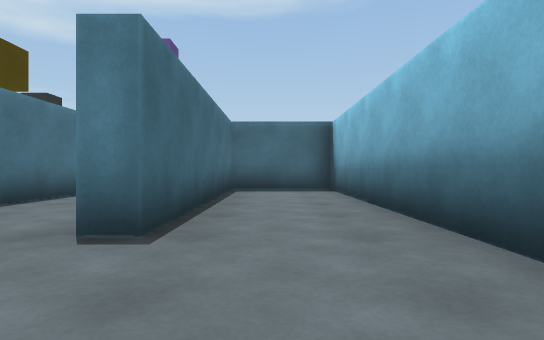
View 1 (above)

24 first-person views from a walk through a 3-D level made in the Unity game engine. The camera is 0.55 m above the floor, looks level and sees 75° across. The floor is counted in squares, 1 m on a side. Each view is taken from the middle of a square. On the plan, view 1 faces up. The plan holds only what a view shows up to about 9 squares ahead; the rest is blank. The place goes on beyond the plan. The player is left out.

View 2
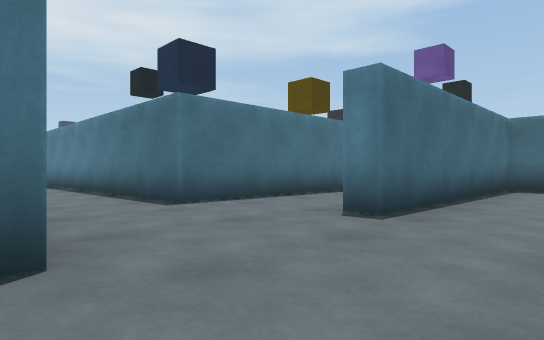

View 3
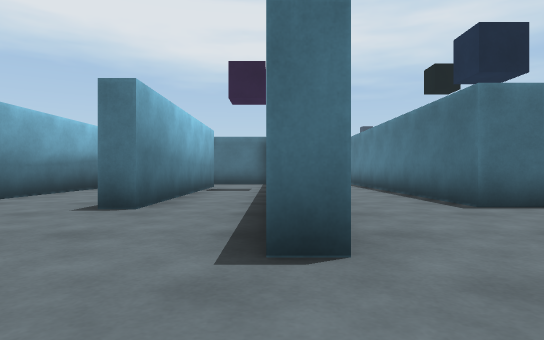

View 4
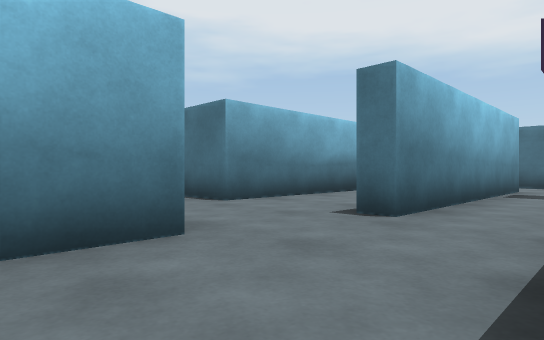

View 5
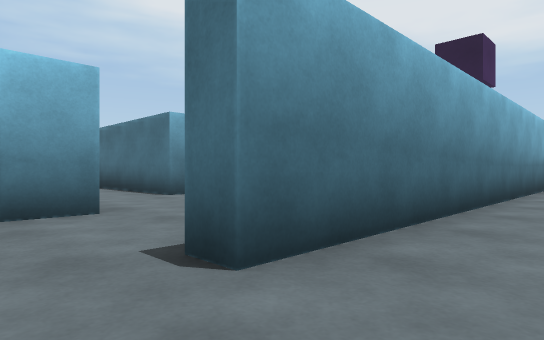

View 6
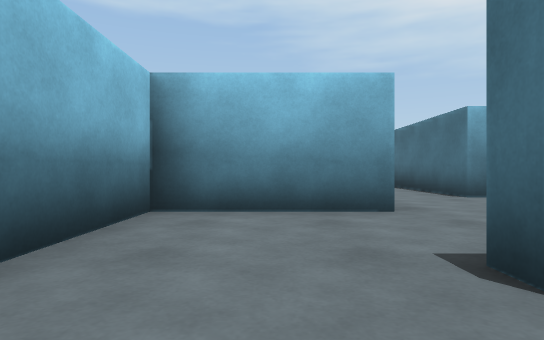

View 7
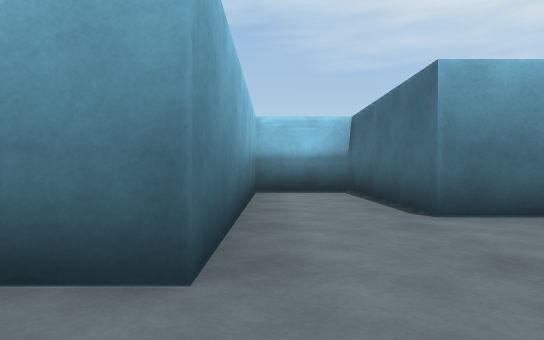

View 8
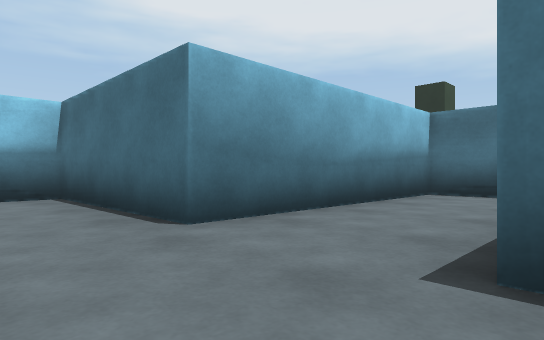

View 9
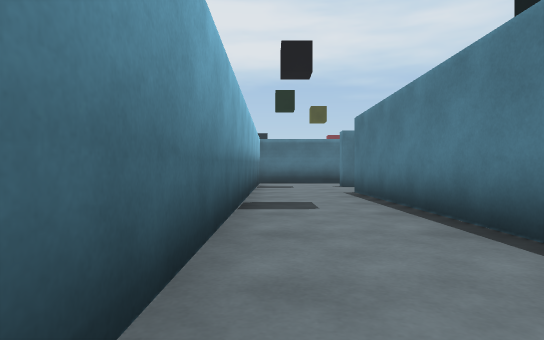

View 10
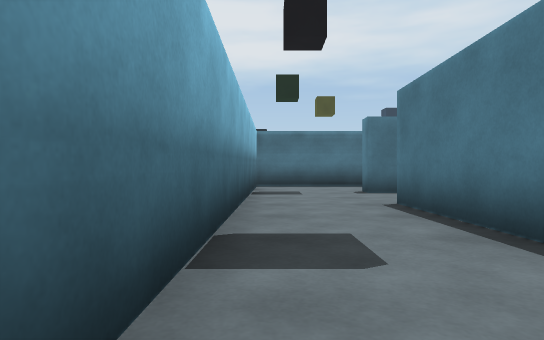

View 11
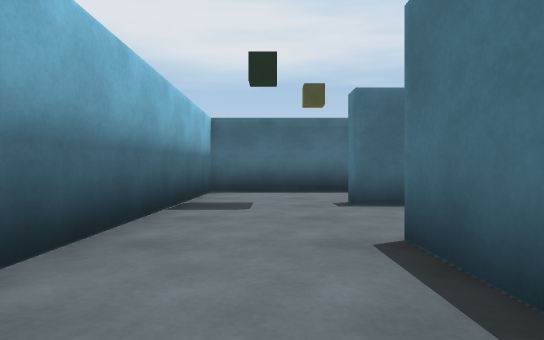

View 12
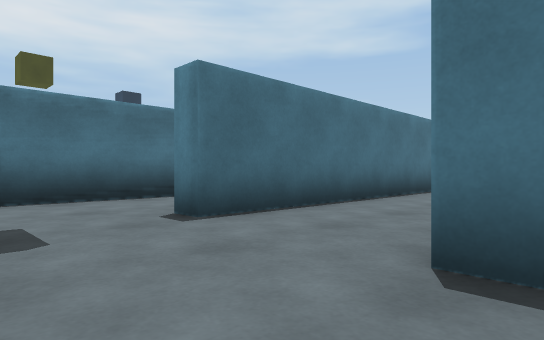

View 13
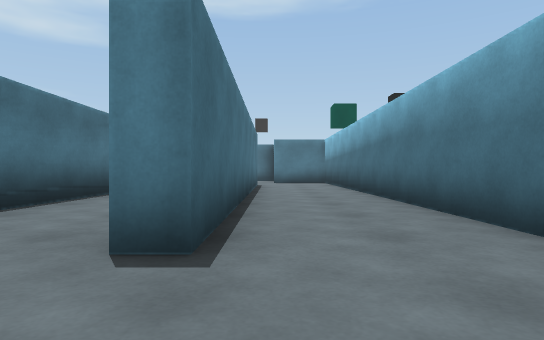

View 14
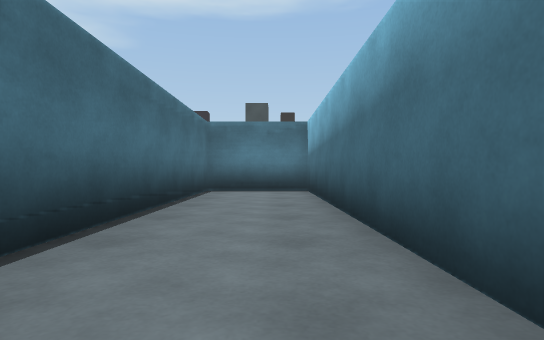

View 15
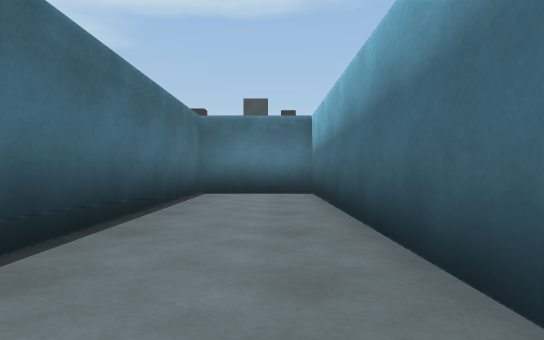

View 16
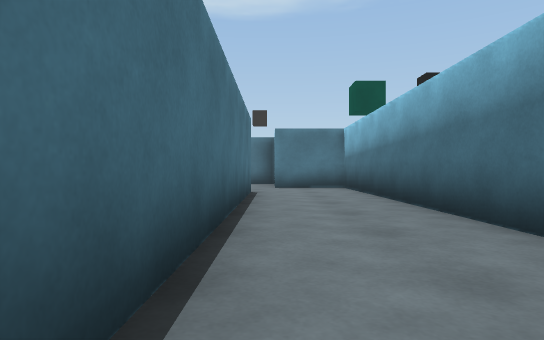

View 17
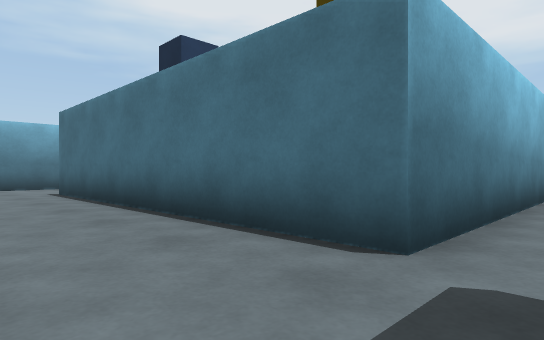

View 18
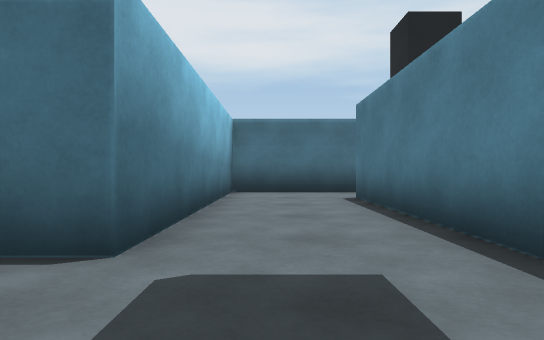

View 19
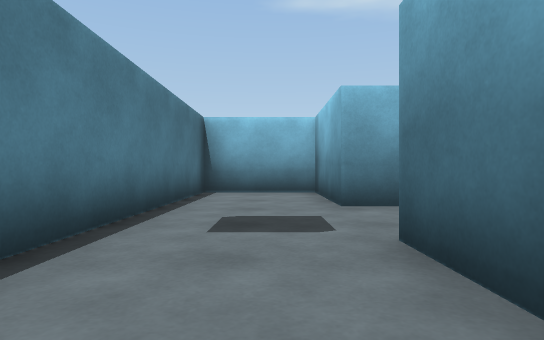

View 20
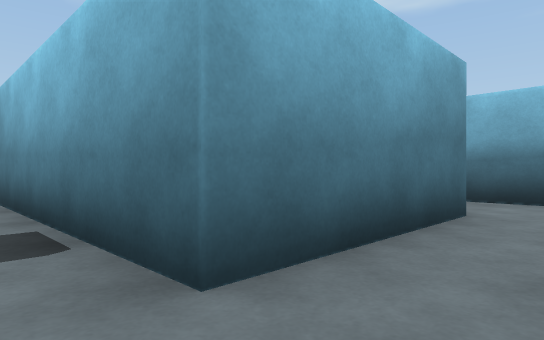

View 21
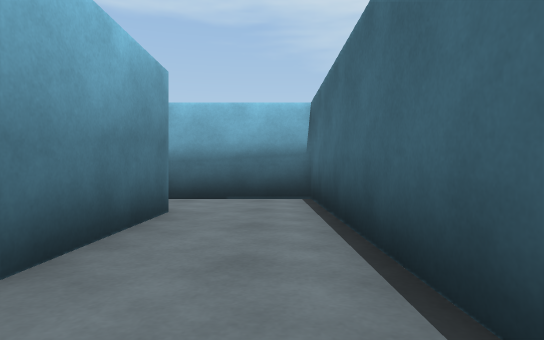

View 22
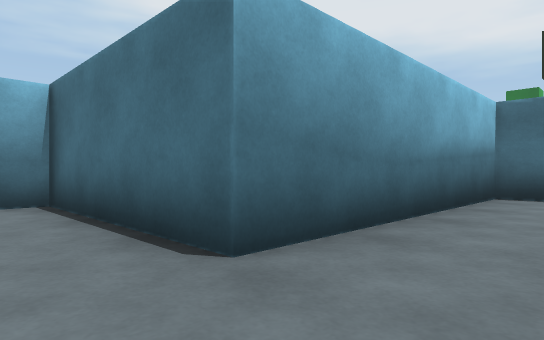

View 23
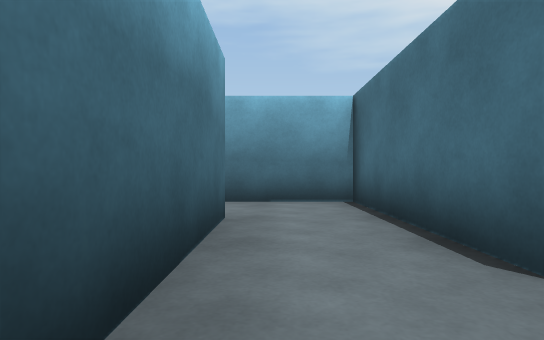

View 24
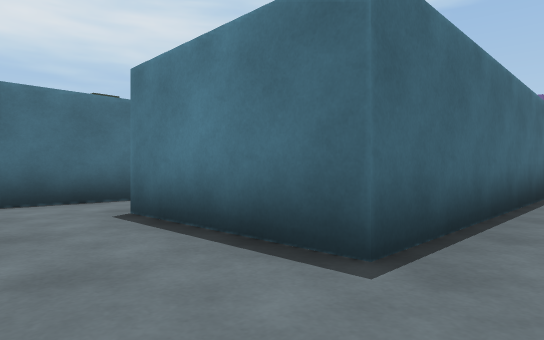

### Floor plan
Points are (right, up) in squares from view 1. A wall is a line through its corners. A room is listed if a view was taken in it or the views show most of it. See-through windows are left out.
Room 1 (views 1, 2, 3, 4, 5, 6, 7, 8, 9, 10, 11, 12, 13, 14, 15, 16, 17, 18, 19)
walls: (-10.6, -2.9) (-3.9, -2.9) (-3.9, -3.5); (-10.1, -4.7) (-10.1, -6.1) (-3.9, -6.1) (-3.9, -10.6) (-1.6, -10.5); (-14.8, 2.9) (-14.8, 13); (1.6, 2) (1.6, 9); (-1.6, 9) (-1.6, 10) (1.6, 10) (1.6, 12.7) (-9.1, 12.7); (-18.1, 4.1) (-18.1, 12.4) (-20.7, 12.4) (-20.7, -0.5) (-1.2, -0.5) (-1.2, -1.1); (-0.4, 9.4) (-1.2, 9.4) (-1.2, 2.9) (-1.6, 2.9); (-10.9, 13.1) (-10.9, 10) (-4.2, 10) (-4.2, 2) (-14.9, 2); (-1.6, -10.2) (-1.6, -3.7) (1.6, -3.7) (1.6, -1); (-17.5, 12.6) (-17.5, 2.3) (-18.1, 2.3)
ways out: opening at (-11, -2) to room 2
Room 2 (views 20, 21, 22, 23)
walls: (-10.6, -6.7) (-10.6, -2.9); (-12.7, -2.9) (-12.7, -8.7) (-6.4, -8.7) (-6.4, -13.1) (-4.1, -13.1); (-4.5, -11.1) (-4.5, -7.6)
ways out: opening at (-11, -2) to room 1; opening at (-3.5, -12)
Room 3 (view 24)
walls: (-1.2, -4.9) (-1.2, -11.1)
ways out: opening at (-1, -12.5)

Positions as (right, up) in squares from view 1, and headings:
1: (0, 0), facing up
2: (1, -1), facing up-left
3: (1, -1), facing left
4: (0, -1), facing down-left
5: (0, 1), facing down-left
6: (0, 1), facing down
7: (-2, -2), facing down
8: (-2, -3), facing down-left
9: (-6, 0), facing left
10: (-9, 0), facing left
11: (-12, 1), facing left
12: (-14, 0), facing up-left
13: (-17, 0), facing up
14: (-19, 3), facing up
15: (-19, 4), facing up
16: (-17, 4), facing up
17: (-2, 11), facing down-left
18: (-2, 11), facing left
19: (-7, 11), facing right
20: (-12, -2), facing down-right
21: (-12, -2), facing down
22: (-5, -7), facing down-left
23: (-5, -7), facing down
24: (0, -13), facing up-left
